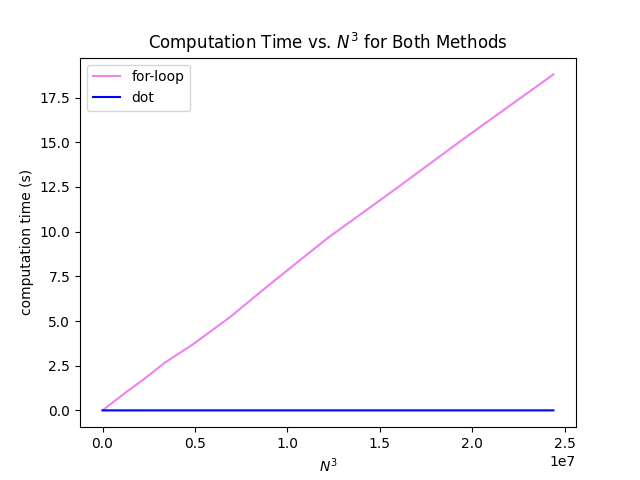

Write the Python code that produced this figure.
import numpy as np
import matplotlib.pyplot as plt
import timeit

#main function that does the multiplication using for-loops
def matrixMultiply(N, A, B):
    C = np.zeros([N,N], float)
    for i in range(N):
        for j in range(N):
            for k in range(N):
                C[i,j] += A[i,k] * B[k,j]
    return C

#function that creates two N by N arrays
def createArrays(N):
    A = np.zeros([N,N], float) + 2
    B = np.zeros([N,N], float) + 3
    return A, B

#returns the time of computation for given size N
def computeTime(N):
    A, B = createArrays(N)
    start = timeit.default_timer()
    C = matrixMultiply(N, A, B)
    stop = timeit.default_timer()
    time = stop - start
    print(N, ":", time)
    return time

#getting computation time for N = 10, 30, 50...
N = 10
lst_time1 = []
lst_N = []
for i in range(15):
    lst_time1.append(computeTime(N))
    lst_N.append(N)
    N += 20
print(lst_time1)

##############################################################

#function that computes the multiplication using dot()
def matrixDot(A, B):
    C = np.dot(A, B)
    return C

#returns computation time of dot()
def computeTimeDot(N):
    A, B = createArrays(N)
    start = timeit.default_timer()
    C = matrixDot(A, B)
    stop = timeit.default_timer()
    time = stop - start
    print(N, ":", time)
    return time

#getting computation time of dot()
lst_time2 = []
for n in lst_N:
    lst_time2.append(computeTimeDot(n))
print(lst_time2)

#################################################

#plotting computation time against N^3 for both methods
N_cubed = np.array(lst_N) ** 3
times1 = np.array(lst_time1)
times2 = np.array(lst_time2)
plt.plot(N_cubed, times1, "violet")
plt.plot(N_cubed, times2, "blue")
plt.legend(["for-loop", "dot"])
plt.ylabel('computation time (s)')
plt.xlabel('$N^3$')
plt.title('Computation Time vs. $N^3$ for Both Methods')
plt.show()
